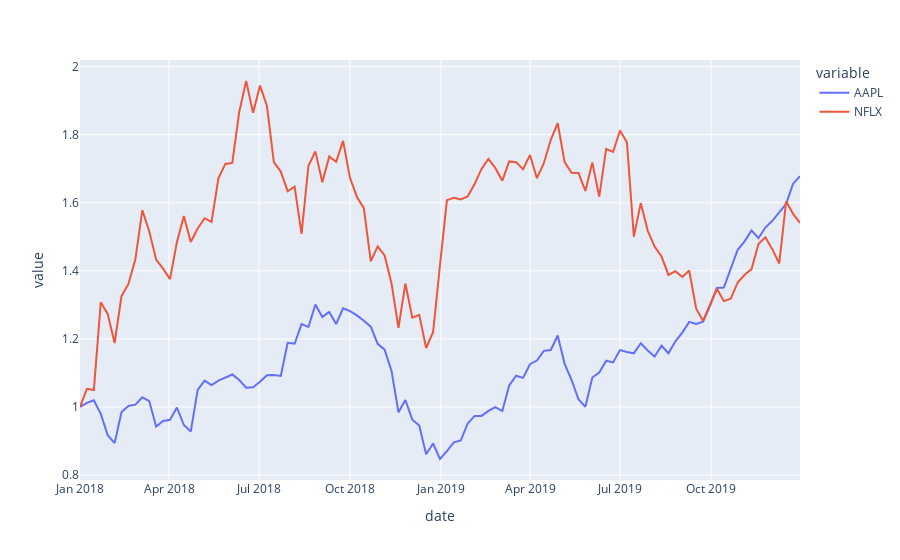

Notebook code for this chart:
### Markdown cell above
Plot the chart as bellow

### Code cell
px.line(df_stocks, x="date", y=["AAPL", "NFLX"])
